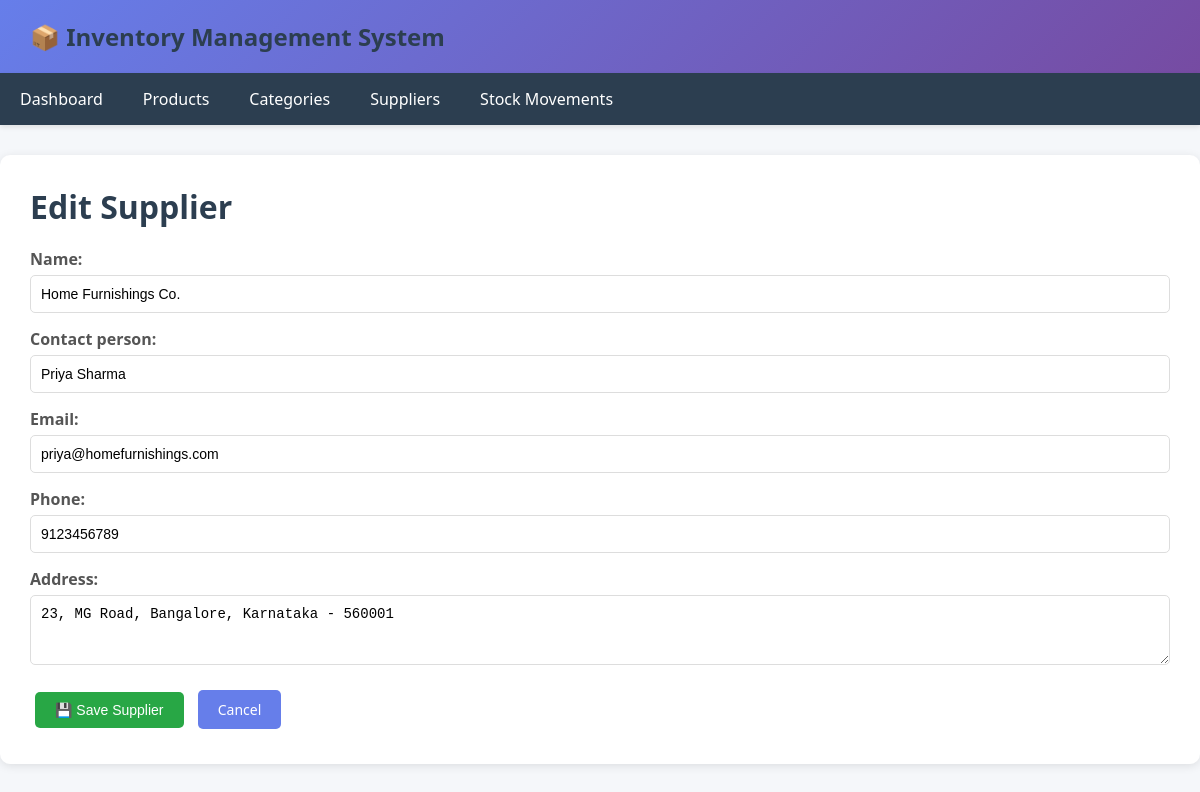
Page /supplier/update/2/ on the committed database.
### app/models.py (models this page shows, shortened)
class Supplier(models.Model):
    name = models.CharField(max_length=200)
    contact_person = models.CharField(max_length=100)
    email = models.EmailField()
    phone = models.CharField(max_length=15)
    address = models.TextField()
    created_at = models.DateTimeField(auto_now_add=True)
    class Meta:
        ordering = ['name']

### app/views.py (the view)
# urls.py: path('supplier/update/<int:pk>/', SupplierUpdateView.as_view(), name='supplier_update'),
class SupplierUpdateView(UpdateView):
    model = Supplier
    form_class = SupplierForm
    template_name = 'app/supplier_form.html'
    success_url = reverse_lazy('supplier_list')

### app/forms.py
class SupplierForm(forms.ModelForm):
    class Meta:
        model = Supplier
        fields = ['name', 'contact_person', 'email', 'phone', 'address']
        widgets = {
            'address': forms.Textarea(attrs={'rows': 3}),
        }

### app/templates/app/supplier_form.html (shortened to what this page needs)
{% extends 'app/base.html' %}
{% block content %}
<h1>{% if form.instance.pk %}Edit{% else %}Add New{% endif %} Supplier</h1>
<form method="post">
    {{ form.as_p }}
    <button type="submit" class="btn btn-success">💾 Save Supplier</button>
    <a href="{% url 'supplier_list' %}" class="btn btn-primary">Cancel</a>
</form>
{% endblock %}

### app/templates/app/base.html (style rules this page uses)
* { margin: 0; padding: 0; box-sizing: border-box; }
body { font-family: 'Segoe UI', Tahoma, Geneva, Verdana, sans-serif; background-color: #f5f7fa; padding: 0; }
h1, h2 { color: #2c3e50; margin-bottom: 20px; }
.btn { display: inline-block; padding: 10px 20px; margin: 5px; text-decoration: none; border-radius: 5px; cursor: pointer; border: none; font-size: 14px; transition: all 0.3s; }
.btn-primary { background-color: #667eea; color: white; }
.btn-success { background-color: #28a745; color: white; }
form { margin-top: 20px; }
form p { margin-bottom: 15px; }
form label { display: block; margin-bottom: 5px; font-weight: 600; color: #555; }
form input, form select, form textarea { width: 100%; padding: 10px; border: 1px solid #ddd; border-radius: 5px; font-size: 14px; }

### rows in the picture
Supplier: name "Home Furnishings Co.", contact_person "Priya Sharma", email "priya@homefurnishings.com", phone "9123456789", address "23, MG Road, Bangalore, Karnataka - 560001"
